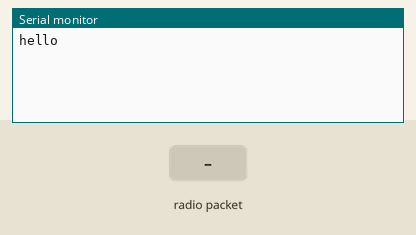
Simulated run of this sketch. Board: ESP8266 (NodeMCU). Parts: the last lines printed to the serial monitor. The test bench sets the inputs (shaded band). No radio packets arrive unless stated.

Above: at 1.2 s.
1.3 s: radio packet "1" arrives
At 2.0 s:
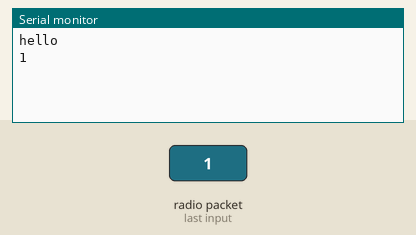
2.8 s: radio packet "0" arrives
At 4.0 s:
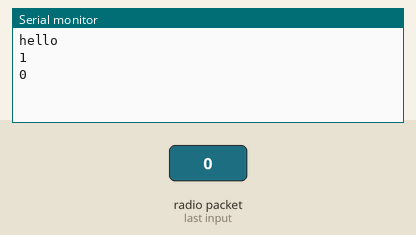
4.3 s: radio packet "2" arrives
At 5.5 s:
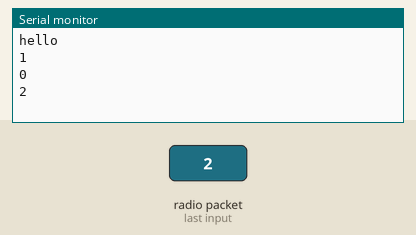

The sketch:

ASK_recever.ino
```cpp
#include <RH_ASK.h>
#include <SPI.h> // Not actualy used but needed to compile

 RH_ASK driver(2000, 2, 9, 5); // ESP8266 or ESP32: do not use pin 11

void setup()
{
    Serial.begin(9600);	// Debugging only
    Serial.println("hello");
    if (!driver.init())
         Serial.println("init failed");
}

void loop()
{
    uint8_t buf[RH_ASK_MAX_MESSAGE_LEN];
    uint8_t buflen = sizeof(buf);

    if (driver.recv(buf, &buflen)) // Non-blocking
    {
	int i;
      String str = "";

      for(int i = 0; i < buflen; i++) {
        str += (char)buf[i];
      }

      Serial.println(str);
    }
}
```

Measured:
- after the input at 1.3 s, the serial monitor: prints a new line at once (image 1)
- after the input at 2.8 s, the serial monitor: prints a new line at once (image 2)
- after the input at 4.3 s, the serial monitor: prints a new line at once (image 3)
